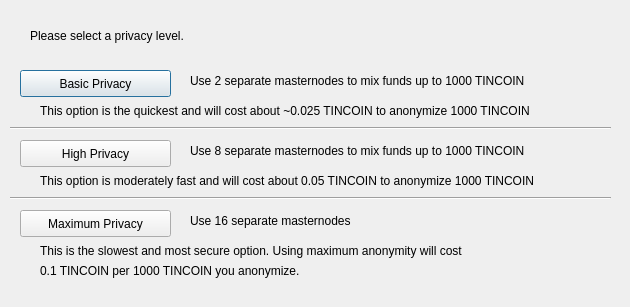
<?xml version="1.0" encoding="UTF-8"?>
<ui version="4.0">
 <class>DarksendConfig</class>
 <widget class="QDialog" name="DarksendConfig">
  <property name="geometry">
   <rect>
    <x>0</x>
    <y>0</y>
    <width>630</width>
    <height>307</height>
   </rect>
  </property>
  <property name="windowTitle">
   <string>Configure PrivateSend</string>
  </property>
  <widget class="QPushButton" name="buttonBasic">
   <property name="geometry">
    <rect>
     <x>20</x>
     <y>70</y>
     <width>151</width>
     <height>27</height>
    </rect>
   </property>
   <property name="text">
    <string>Basic Privacy</string>
   </property>
  </widget>
  <widget class="QPushButton" name="buttonHigh">
   <property name="geometry">
    <rect>
     <x>20</x>
     <y>140</y>
     <width>151</width>
     <height>27</height>
    </rect>
   </property>
   <property name="text">
    <string>High Privacy</string>
   </property>
  </widget>
  <widget class="QPushButton" name="buttonMax">
   <property name="geometry">
    <rect>
     <x>20</x>
     <y>210</y>
     <width>151</width>
     <height>27</height>
    </rect>
   </property>
   <property name="text">
    <string>Maximum Privacy</string>
   </property>
  </widget>
  <widget class="QLabel" name="label">
   <property name="geometry">
    <rect>
     <x>30</x>
     <y>20</y>
     <width>571</width>
     <height>31</height>
    </rect>
   </property>
   <property name="text">
    <string>Please select a privacy level.</string>
   </property>
  </widget>
  <widget class="QLabel" name="label_2">
   <property name="geometry">
    <rect>
     <x>190</x>
     <y>70</y>
     <width>421</width>
     <height>21</height>
    </rect>
   </property>
   <property name="text">
    <string>Use 2 separate masternodes to mix funds up to 1000 TINCOIN</string>
   </property>
  </widget>
  <widget class="QLabel" name="label_3">
   <property name="geometry">
    <rect>
     <x>190</x>
     <y>140</y>
     <width>411</width>
     <height>21</height>
    </rect>
   </property>
   <property name="text">
    <string>Use 8 separate masternodes to mix funds up to 1000 TINCOIN</string>
   </property>
  </widget>
  <widget class="QLabel" name="label_4">
   <property name="geometry">
    <rect>
     <x>190</x>
     <y>210</y>
     <width>421</width>
     <height>21</height>
    </rect>
   </property>
   <property name="text">
    <string>Use 16 separate masternodes</string>
   </property>
  </widget>
  <widget class="QLabel" name="label_6">
   <property name="geometry">
    <rect>
     <x>40</x>
     <y>100</y>
     <width>561</width>
     <height>21</height>
    </rect>
   </property>
   <property name="text">
    <string>This option is the quickest and will cost about ~0.025 TINCOIN to anonymize 1000 TINCOIN</string>
   </property>
  </widget>
  <widget class="QLabel" name="label_7">
   <property name="geometry">
    <rect>
     <x>40</x>
     <y>170</y>
     <width>561</width>
     <height>21</height>
    </rect>
   </property>
   <property name="text">
    <string>This option is moderately fast and will cost about 0.05 TINCOIN to anonymize 1000 TINCOIN</string>
   </property>
  </widget>
  <widget class="QLabel" name="label_8">
   <property name="geometry">
    <rect>
     <x>40</x>
     <y>240</y>
     <width>561</width>
     <height>21</height>
    </rect>
   </property>
   <property name="text">
    <string>This is the slowest and most secure option. Using maximum anonymity will cost</string>
   </property>
  </widget>
  <widget class="QLabel" name="label_9">
   <property name="geometry">
    <rect>
     <x>40</x>
     <y>260</y>
     <width>561</width>
     <height>21</height>
    </rect>
   </property>
   <property name="text">
    <string>0.1 TINCOIN per 1000 TINCOIN you anonymize.</string>
   </property>
  </widget>
  <widget class="Line" name="line">
   <property name="geometry">
    <rect>
     <x>10</x>
     <y>120</y>
     <width>601</width>
     <height>16</height>
    </rect>
   </property>
   <property name="orientation">
    <enum>Qt::Horizontal</enum>
   </property>
  </widget>
  <widget class="Line" name="line_2">
   <property name="geometry">
    <rect>
     <x>10</x>
     <y>190</y>
     <width>601</width>
     <height>16</height>
    </rect>
   </property>
   <property name="orientation">
    <enum>Qt::Horizontal</enum>
   </property>
  </widget>
 </widget>
 <resources/>
 <connections/>
</ui>
